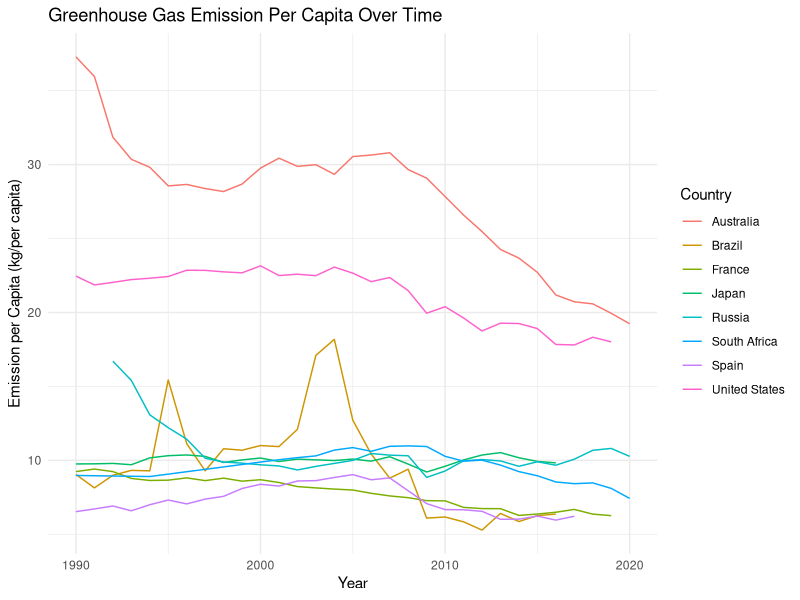

The R script that drew this image: (Note: this script raises an error after producing the figure.)
## ---- chunk 1
library(dplyr)
library(tidyr)
library(ggplot2)
library(knitr)
library(kableExtra)
## ---- chunk 2
data <- read.csv("data/ghg_and_nutrients_data.csv")
## ---- chunk 3
filtered_data <- subset(data, select = c("Country","Year","Total.emissions.including.LULUCF.per.capita..kg.per.capita."))

GHG_overtime_capita <- ggplot(filtered_data, aes(x = Year, y = Total.emissions.including.LULUCF.per.capita..kg.per.capita., color = Country)) +
  geom_line() +
  labs(title = "Greenhouse Gas Emission Per Capita Over Time", x = "Year", y = "Emission per Capita (kg/per capita)", color = "Country") + theme_minimal() 

GHG_overtime_capita

## ---- chunk 4

change_table <- data %>%
  filter(Year > 1990) %>%
  group_by(Country) %>%
  summarize(Change = last(Total.emissions.including.LULUCF.per.capita..kg.per.capita.) - first(Total.emissions.including.LULUCF.per.capita..kg.per.capita.)) %>%
  arrange(desc(Change))

kt <- kable(change_table, format = "markdown", col.names = c("Country", "Change in Emissions (kg per capita)")) %>%
  kable_styling(bootstrap_options = "striped", full_width = FALSE) %>%
  add_header_above(c(" " = 1, "Emissions Change Table" = 2))
kt
## ---- chunk 5

france_data <- subset(data, Country == 'France')

france_data$Year_centered <- france_data$Year - 1990
model <- lm(Total.emissions.including.LULUCF..Index.1990.100. ~ Year_centered, data = france_data)
all_years <- 1990:2040
all_years_centered <- all_years - 1990
extended_data <- data.frame(Year_centered = all_years_centered)
extended_predictions <- predict(model, newdata = extended_data)
prediction_data <- data.frame(Year = all_years, Predicted_Emissions = extended_predictions)

## ---- chunk 6
linear <- ggplot( ) +
  geom_point(data = france_data, aes(x = Year, y = Total.emissions.including.LULUCF..Index.1990.100.), color = "blue", shape = 4, size = 2) +
  geom_line(data = prediction_data, aes(x = Year, y = Predicted_Emissions), color = "green", linetype = "dashed") +
  labs(title = "Greenhouse Gas Emissions Index in France - Linear Regression",
       x = "Year", y = "Emissions Index (1990 = 100)")  + 
  theme_minimal() +
  scale_color_manual(name = "Data Type", 
                     values = c("blue", "green"), labels = c("Original Data", "Predicted Data")) +
  theme(legend.position = "right")

linear
## ---- chunk 7
poly_model <- lm(Total.emissions.including.LULUCF..Index.1990.100. ~ poly(Year, degree = 2), data = france_data)
extended_data_poly <- data.frame(Year = all_years)
extended_predictions_poly <- predict(poly_model, newdata = extended_data_poly)

poly <- ggplot() +
  geom_point(data = france_data, aes(x = Year, y = Total.emissions.including.LULUCF..Index.1990.100.), color = "blue", shape = 4, size = 2) +
  geom_line(data = data.frame(Year = all_years, Predicted_Emissions = extended_predictions_poly), aes(x = Year, y = Predicted_Emissions), color = "green") +
  labs(title = "Greenhouse Gas Emissions Index in France",
       x = "Year", y = "Emissions Index (1990 = 100)")  + 
  theme_minimal() +
  scale_color_manual(name = "Data Type", 
                     values = c("Original Data" = "blue", "Polynomial Regression" = "green")) +
  theme(legend.position = "right")

poly
## ---- chunk 8

r2m <- summary(model)$r.squared
r2p <- summary(poly_model)$r.squared


r2_table <- data.frame(Model = c("Linear Regression", "Polynomial Regression"), R2_Value = c(r2m, r2p))

r2_table_formatted <- kable(r2_table, format = "markdown", col.names = c("Model", "R^2 Value")) %>%
  kable_styling(bootstrap_options = "striped", full_width = FALSE)

r2_table_formatted
## ---- chunk 9

data_filtered <- data[data$Country %in% c("United States", "France"),]

p_vs_n <- ggplot(data_filtered, aes(x=Year)) +
  geom_line(aes(y=`Phosphorus..kg.`, color="Phosphorus"), na.rm=TRUE) +
  geom_line(aes(y=`Nitrogen..kg.`, color="Nitrogen"), na.rm=TRUE) +
  facet_wrap(~Country) +
  labs(color="Element", y="Quantity (kg)", title="Phosphorus vs Nitrogen over Year for USA and Brazil") +
  theme_minimal()

p_vs_n
## ---- chunk 10

data_filtered <- data[data$Country %in% c("United States", "France"),]

co2_year <- ggplot(data_filtered, aes(x=Year, y=`Agriculture..Tonnes.of.CO2.equivalent.`, color=Country)) +
  geom_line(na.rm=TRUE) +
  labs(y="Agriculture CO2 equivalent (Tonnes)", title="Agriculture CO2 equivalent over Year for USA and Brazil") +
  theme_minimal()


co2_year
